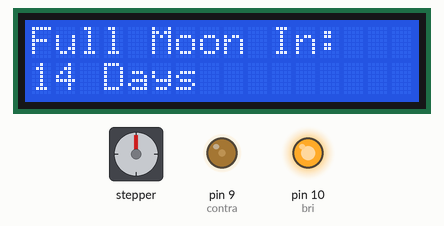
Recording of a sketch running on a simulated Arduino Uno, built with avr-gcc and run on an emulated ATmega328P. Shown: stepper motor, 16×2 character LCD, output pins drawn as LEDs (lit = HIGH). Wiring (inferred from the names in the program): stepper motor (2048 steps per turn assumed): coils pin 13, pin 8, pin 7, pin 6. The local clock reads 2024-03-15 10:24:30 at power-on unless the sketch sets it; pins used as bus, display or sensor lines are not drawn; what the sketch prints to the serial monitor is not drawn.

Above: at 5.56 s.
At 14.25 s:
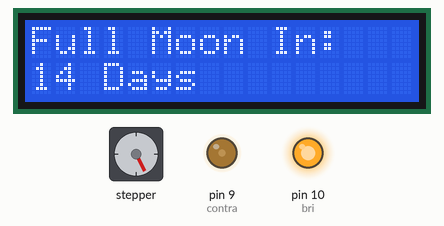
At 22.7 s:
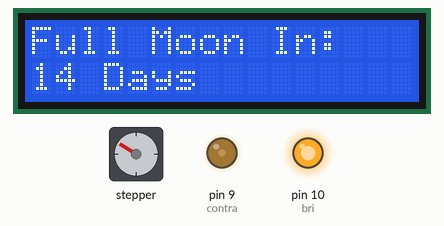
At 39.84 s:
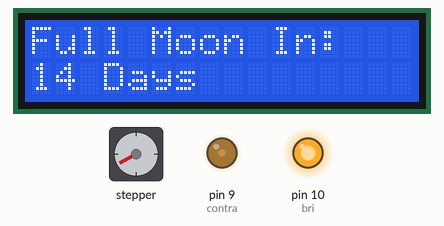
Timing chart, 0 to 40.0 s (numbered marks = the images above):
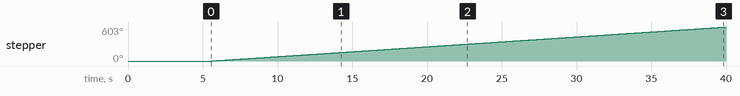

The sketch:

Lunar_Calculator_Working_Prototype_V2.ino
```cpp
//arduino pins before the reshuffle:
////Stepper motor:
//A1 = digital pin 13
//A2 = digital pin 8
//A3 = digital pin 7
//A4 = digital pin 6
//Negative = GND
//Positive = +5V


////LCD Display Screen:
//VSS to GND Negative(-)
//VDD to to +5volts Positive (+)
//VO to digital pin 9
//RS to pin 12
//RW to GND Negative(-)
//E to pin 11
//skip the next 4
//D4 to pin 5
//D5 to pin 4
//D6 to pin 3
//D7 to pin 2
//A(anode) to digital pin 10
//K(cathode) to 220 ohm resistor to GND Negative(-)

////RTC - Real Time clock:
//GND to GND (-)
//VCC to +5V )+)
//SDA to Analog A4
//SCL to Analog A5
//--START HERE AND IN ONENOTE ON Saturday
//Just got the dates to correct themselves.
//Now need to integrate a time delay, maybe once a day in unix I recheck the days until full moon?


#include <LiquidCrystal.h> //Import the LCD library
#include "RTClib.h"

//Initialize
LiquidCrystal lcd(12, 11, 5, 4, 3, 2); /*Initialize the LCD and
                                        tell it which pins is
                                        to be used for communicating*/
//Global Var
//Below it for stepper motor
#define A 13
#define B 8
#define C 7
#define D 6
//#define NUMBER_OF_STEPS_PER_REV 512
#define NUMBER_OF_STEPS_PER_REV 1
//above it for stepper motor
#define contra 9 //Define the pin that controls the contrast of the screen
#define bri 10  //Define the pin the controls the brightness of the screen
                //Both pins are PWM so you can analogWrite to them and have them output a variable value

int contrast = 220; //Contrast of 60 seems to be good for viewing text on LCD screen. LOW and HIGH are also available as well as 50-70 seems to work well for this.
int i = 0; //for stepper motor
unsigned long previousMillis = 0; //this will store the last time the moon date was check and the LCD was updated
const unsigned long interval = 60UL*60UL*1000UL; // Set the checking interval for once every 12 hours. 1000 ms in 1 second, 60 seconds per minute, 60 minutes per hour, 12 hours.
//const unsigned long interval = 3000UL; //For testing purposes use this for 3 second interval.
// Date and time functions using a DS1307 RTC connected via I2C and Wire lib


RTC_DS1307 rtc;

char daysOfTheWeek[7][12] = {"Sunday", "Monday", "Tuesday", "Wednesday", "Thursday", "Friday", "Saturday"};

void setup () {

  Serial.begin(9600);
  lcd.begin(16, 2); //Tell the LCD that it is a 16x2 LCD
  //For stepper Motor below
  pinMode(A,OUTPUT);
  pinMode(B,OUTPUT);
  pinMode(C,OUTPUT);
  pinMode(D,OUTPUT);
  //For stepper motor above
  pinMode(contra, OUTPUT); //set pin 9 to OUTPUT
  pinMode(bri, OUTPUT); //Set pin 10 to OUTPUT...pinMode-ing OUTPUT makes the specified pin output power
  digitalWrite(contra, LOW); //outputs no power to the contrast pin. this lets you see the words
  analogWrite(bri, 255); //Outputs full power to the screen brightness LED
  analogWrite(contra, 60);

  //turn the LCD screen on and calculate the days


#ifndef ESP8266
  while (!Serial); // wait for serial port to connect. Needed for native USB
#endif
  if (! rtc.begin()) {
    Serial.println("Couldn't find RTC");
    Serial.flush();
    while (1) delay(10);
  }
  if (! rtc.isrunning()) {
    Serial.println("RTC is NOT running, let's set the time!");
    // When time needs to be set on a new device, or after a power loss, the following line sets the RTC to the date & time this sketch was compiled
    //rtc.adjust(DateTime(F(__DATE__), F(__TIME__)));
  }
  // When time needs to be re-set on a previously configured device, the following line sets the RTC to the date & time this sketch was compiled
  // rtc.adjust(DateTime(F(__DATE__), F(__TIME__)));

  //turn the LCD screen on and calculate the days
   calculateDaysUntilFullMoon();
}

void loop (){
  //Use the below for debugging: Especially to see how quickly the loop executes
  //Serial.println("-----------log 1.0 Start of Void Loop---------------");// log the start of the loop

  //Call delayByOneHour to see if it's been 1 hour since the last update.
  delayByOneHour();

  //Call onestep to run the stepper motors
  onestep();

  //For debugging purposes below:
  //Serial.println("Next part will determine the current Milliseconds and previous Milliseconds");
  //unsigned long currentMillis = millis();
  //Serial.print("currentMillis = ");
  //Serial.println(currentMillis);
  //Serial.print("previousMillis = ");
  //Serial.println(previousMillis);
  //Serial.print("interval = ");
  //Serial.println(interval);
}

//classes for stepper motor below:
void write(int a,int b,int c,int d){
digitalWrite(A,a);
digitalWrite(B,b);
digitalWrite(C,c);
digitalWrite(D,d);
}

void onestep(){
write(1,0,0,0);
delay(5);
write(1,1,0,0);
delay(5);
write(0,1,0,0);
delay(5);
write(0,1,1,0);
delay(5);
write(0,0,1,0);
delay(5);
write(0,0,1,1);
delay(5);
write(0,0,0,1);
delay(5);
write(1,0,0,1);
delay(5);
}

//classes for stepper motor above
void calculateDaysUntilFullMoon(){ //calcuate days until full moon, might need to not use void for this?

  Serial.println("We made it into the Calculate days until Full Moon Method!!!");

  DateTime now = rtc.now(); //get todays date/time
  long todayInUnix = now.unixtime(); //convert todays date/time to unix
  long lastFullmooninUnix = 1642438260; //This is 1/17/22 at 4:51PM MTN = 1642438260 in Unix.
                                        //TODO: I can update this in the future to get a more precise estimate.
                                        //Maybe I do this once a year?
  long timeBetweenMoons = 2567100; //this is the unix time between lunar moons in seconds or 29.53058770576 days
  long nextFullMoonUnix = lastFullmooninUnix + timeBetweenMoons ; //Add 29.54 days to the last full moon (1/17/22 at 4:51PM MTN = 1642463460 in Unix

  //Below is to check for any restarts of the system. This could happen when it's unplugged. Want to make sure the nextFullMoonUnix is greater than todays date. Not sure what will happen when its the same date...
  //TODO: Test with the exact same time for todayinUnix
  while ((nextFullMoonUnix - todayInUnix) < 0){ //so todays date is greater than the next full moon, iterate 1 moon cycle and check again.
      nextFullMoonUnix = nextFullMoonUnix + timeBetweenMoons;
      Serial.println("We made it inside the while loop, has it been a while since we ran this program? I'm catching up to todays date. This could also cause problems when running on the day of the full moon...");
      Serial.println(nextFullMoonUnix);
  }
  //Calculate the time until the next full moon:
  long timeUntilNextMoon = (nextFullMoonUnix - todayInUnix);

  //LCD code below to display the Days until Full moon:
  lcd.setCursor(0,0);
  lcd.print("Full Moon In:"); //Output " Full Moon In:" on the first line of the LCD
  lcd.setCursor(0, 1); /*Set the (invisible) cursor on the first place second row of the LCD.
                        Cursor values are 0-indexed, 0 would the be the first place.
                        The cursor coordinates are X,Y coordinates.*/
  lcd.print(timeUntilNextMoon /86400L); //86400L = long int and 86400 seconds in a day.
  lcd.print(" Days");
  lcd.setCursor(0,0);
 //LCD code above
 //For debugging below:
//  Serial.print("Todays time in unix: ");
//  Serial.println(todayInUnix);
//  Serial.println("Next full moon in: ");
//  Serial.print(timeUntilNextMoon /86400L);
//  Serial.println(" Days");
  //For debugging above:
}
void delayByOneHour(){
  /*This method below calculates using the system millis() method how long the system has been on for in milliseconds.
   This unsigned long number SHOULD roll over, not causeing problems but this is where I could forsee
   issues in the future with not rolling over gracefully. Seems to be 47 days until it rolls over. We shall see!*/
  unsigned long currentMillis = millis();
  if ((unsigned long)(currentMillis - previousMillis) >= interval){
  previousMillis = currentMillis;//set the previous millis variable to an iteration of the current interval.

   //call calculate days until full moon method which updates the lcd
   calculateDaysUntilFullMoon();
}
}
```

Measured:
- by itself, stepper: keeps turning clockwise at about 18°/s
